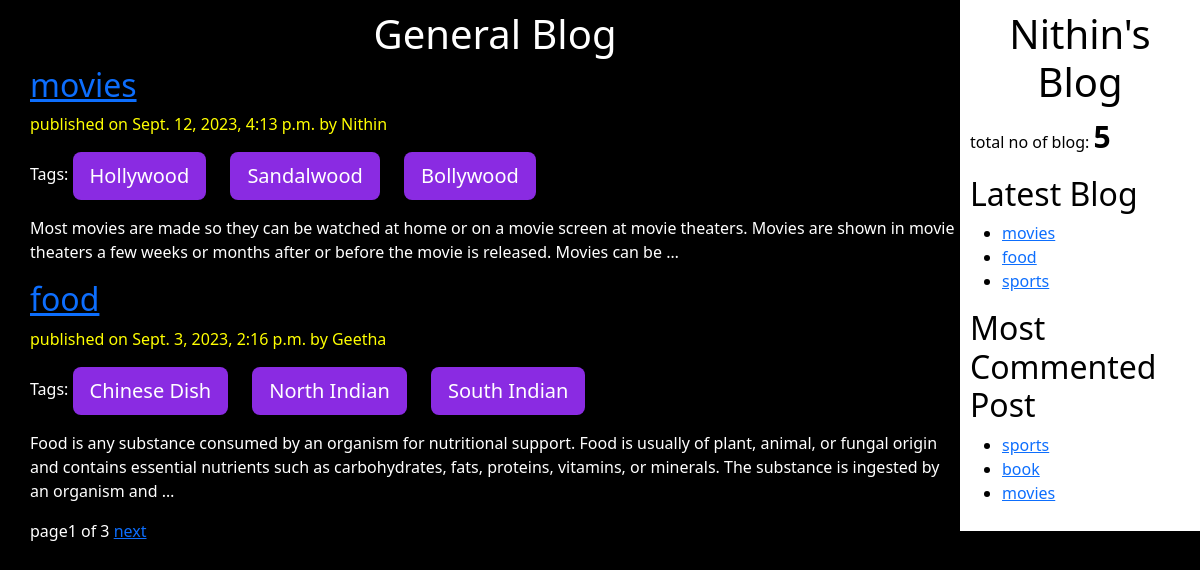
The page / on the database its author committed.
### app/models.py (models this page shows, shortened)
class Post(models.Model):
	STATUS_CHOICES = (("draft","Draft"),("published","Published"))
	title = models.CharField(max_length=50)
	slug = models.SlugField(max_length = 50, unique_for_date='publish')
	author = models.ForeignKey(User, related_name='blog_project', on_delete = models.CASCADE)
	publish = models.DateTimeField(default = timezone.now)
	created = models.DateTimeField(auto_now_add=True)
	update = models.DateTimeField(auto_now=True)
	body = models.TextField()
	status = models.CharField(max_length = 50, choices = STATUS_CHOICES, default= "draft")
	objects = CustomManager()
	tags = TaggableManager()
	class Meta:
		ordering  = ("-publish",)
	def get_absolute_url(self):
		return reverse("detail", args = [self.publish.year, self.publish.strftime("%m"), self.publish.strftime("%d"), self.slug])

### app/views.py (the view)
# urls.py: path("", v.list_view , name = "home"),
def list_view(request, tag_slug = None):
	post_list = Post.objects.all()
	tag = None
	if tag_slug:
		tag = get_object_or_404(Tag, slug = tag_slug)
		post_list = post_list.filter(tags__in = [tag])
	page_nk = Paginator(post_list, 2)
	page_no = request.GET.get('page')
	try:
		post_list = page_nk.page(page_no)
	except PageNotAnInteger:
		post_list = page_nk.page(1)
	except EmptyPage:
		post_list = page_nk.page(page_nk.num_pages)
	dict = {"post_list" : post_list, "tag" : tag}
	return render(request = request, template_name = "app/post_list.html", context = dict)

### app/models.py (called while the page is built)
	def get_queryset(self):
		return super().get_queryset().filter(status = "published")

### app/templatetags/blog_tag.py (called while the page is built)
@register.simple_tag()
def count():
	return Post.objects.count()

@register.inclusion_tag("app/latest_blog.html")
def latest_blog():
	latest_blog = Post.objects.order_by("-publish")[:3]
	return {"latest_blog" : latest_blog}

@register.simple_tag()
def more_cmt(count = 3):
	return Post.objects.annotate(total_count = Count("cmt")).order_by("-total_count")[:count]

### templates/app/post_list.html (shortened to what this page needs)
{% extends "app/base.html" %}
{% block body_block %}
	<h1>General Blog</h1>
	{% for post in post_list  %}
		<a href="{{ post.get_absolute_url }}"><h2>{{ post.title }}</h2></a>
		<p id = "pdate">published on {{ post.publish }} by {{ post.author|title }}</p>
		<p>Tags:
			{% for t in post.tags.all %}
				<a href="{% url "tags_nk" t.slug %}" class = "btn btn-lg btn-sucess", id = "smail"> {{t.name}}</a>
			{% endfor %}
		</p>
		{{ post.body| truncatewords:40 | linebreaks}}
	{% endfor %}
	{% if not tag %}
		{% include "app/pagination.html" with page=post_list %}
	{% endif %}
{% endblock body_block %}

### templates/app/base.html (shortened to what this page needs)
<!DOCTYPE html>
{% load static %}
{% load blog_tag %}
<html>
<head>
	<link href="https://cdn.jsdelivr.net/npm/bootstrap@5.3.1/dist/css/bootstrap.min.css" rel="stylesheet">
  	<link rel="stylesheet" type="text/css" href="{% static "app/base.css" %}">
</head>
<body>
	<div class = "content">
		{% block body_block %}
		{% endblock body_block %}
	</div>
	<div class="sidebar">
		<h1>Nithin's Blog</h1>
		<p>total no of blog: <span id = "blog_cnt"> {% count %}</span></p>
		<h2>Latest Blog</h2>
		{% latest_blog%}
		<h2>Most Commented Post</h2>
		{% more_cmt as mc %}
		<ul>
			{% for i in mc %}
			<li><a href="{{ i.get_absolute_url }}"> {{ i.title }}</a></li>
			{% endfor %}
		</ul>
	</div>
</body>
</html>

### templates/app/pagination.html (shortened to what this page needs)
<div class = "paginator">
	<span>page{{ page.number }} of {{ page.paginator.num_pages }}</span>
	{% if page.has_next %}
		<a href="?page={{ page.next_page_number }}">next</a>
	{% endif %}
</div>

### templates/app/latest_blog.html
<ul>
	{% for i in latest_blog %}
	<li><a href="{{ i.get_absolute_url }}"> {{ i.title }}</a></li>
	{% endfor %}
</ul>

### static/app/base.css (style rules this page uses)
.content { color:white; background: black; float: left; width: 80%; height: 100%; padding: 10px 0px 0px 30px; }
.sidebar { color:black; background: white; float: right; width: 20%; height: 100%; padding: 10px; }
h1 { text-align : center; }
#pdate { color :yellow; }
body { background: black; }
#smail { background: blueviolet; color :white; margin-right: 20px; }
#blog_cnt { font-weight: bold; font-size: 30px; }

### rows shown on the page
Post: title "movies", publish "Sept. 12, 2023, 4:13 p.m.", author "Nithin", body "Most movies are made so they can be watched at home or on a movie screen at movie theaters. Movies are shown in movie theaters a few weeks or months after or before the movie is released. Movies can be …"
Tag: name "Hollywood"
Tag: name "Sandalwood"
Tag: name "Bollywood"
Post: title "food", publish "Sept. 3, 2023, 2:16 p.m.", author "Geetha", body "Food is any substance consumed by an organism for nutritional support. Food is usually of plant, animal, or fungal origin and contains essential nutrients such as carbohydrates, fats, proteins, vitamins, or minerals. The substance is ingested by an organism and …"
Tag: name "Chinese Dish"
Tag: name "North Indian"
Tag: name "South Indian"
Post: title "sports"
Post: title "book"

### other values the page prints
{{ page.number }} "1"
{{ page.paginator.num_pages }} "3"
